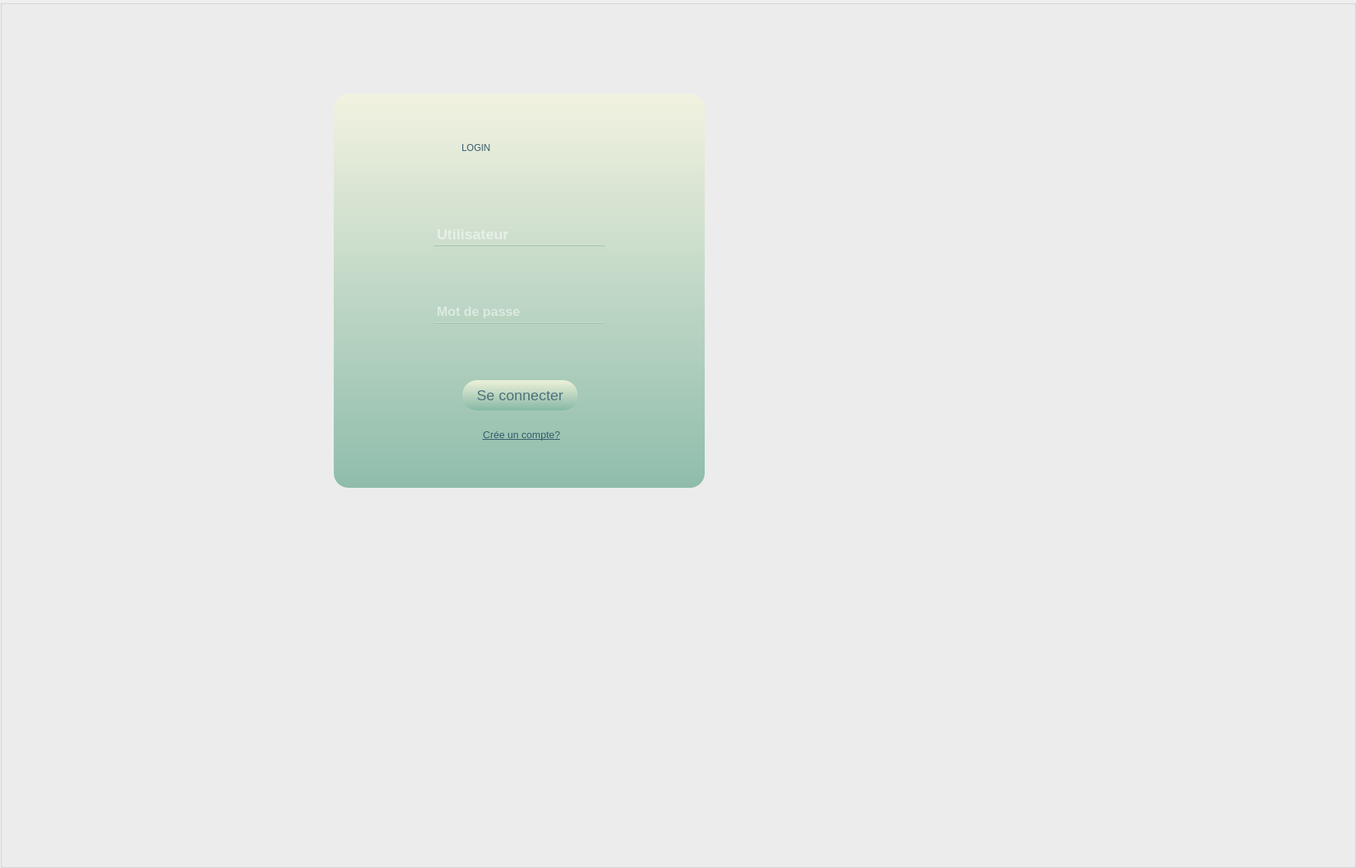
   <widget class="QGroupBox" name="groupBox">
    <property name="geometry">
     <rect>
      <x>0</x>
      <y>0</y>
      <width>1751</width>
      <height>1121</height>
     </rect>
    </property>
    <property name="styleSheet">
     <string notr="true"/>
    </property>
    <property name="title">
     <string/>
    </property>
    <widget class="QLabel" name="label_9">
     <property name="geometry">
      <rect>
       <x>0</x>
       <y>0</y>
       <width>1401</width>
       <height>701</height>
      </rect>
     </property>
     <property name="styleSheet">
      <string notr="true"/>
     </property>
     <property name="text">
      <string/>
     </property>
     <property name="pixmap">
      <pixmap resource="pic.qrc">:/new/prefix/pdyousef.png</pixmap>
     </property>
     <property name="scaledContents">
      <bool>true</bool>
     </property>
    </widget>
    <widget class="QLineEdit" name="lineEdit_2">
     <property name="geometry">
      <rect>
       <x>560</x>
       <y>387</y>
       <width>221</width>
       <height>31</height>
      </rect>
     </property>
     <property name="font">
      <font>
       <pointsize>13</pointsize>
       <weight>75</weight>
       <bold>true</bold>
      </font>
     </property>
     <property name="styleSheet">
      <string notr="true">background-color:rgba(255,255,255,0);
border:2px solid rgba(0,0,0,0);
border-bottom-color:qlineargradient(spread:pad, x1:0, y1:0, x2:0, y2:1, stop:0  rgba(245, 245, 220, 70%), stop:1 rgba(132,183,164,100%) );
padding-bottom:1px;
color:white


</string>
     </property>
     <property name="inputMask">
      <string/>
     </property>
     <property name="text">
      <string/>
     </property>
     <property name="placeholderText">
      <string>Mot de passe</string>
     </property>
     <property name="clearButtonEnabled">
      <bool>false</bool>
     </property>
    </widget>
    <widget class="QLineEdit" name="lineEdit">
     <property name="geometry">
      <rect>
       <x>560</x>
       <y>287</y>
       <width>221</width>
       <height>31</height>
      </rect>
     </property>
     <property name="font">
      <font>
       <pointsize>14</pointsize>
       <weight>75</weight>
       <italic>false</italic>
       <bold>true</bold>
      </font>
     </property>
     <property name="styleSheet">
      <string notr="true">background-color:rgba(255,255,255,0);
border:2px solid rgba(0,0,0,0);
border-bottom-color:qlineargradient(spread:pad, x1:0, y1:0, x2:0, y2:1, stop:0  rgba(245, 245, 220, 70%), stop:1 rgba(132,183,164,100%) );
padding-bottom:1px; 
color:white;


</string>
     </property>
     <property name="text">
      <string/>
     </property>
     <property name="placeholderText">
      <string>Utilisateur</string>
     </property>
    </widget>
    <widget class="QPushButton" name="pushButton_3">
     <property name="geometry">
      <rect>
       <x>596</x>
       <y>490</y>
       <width>151</width>
       <height>41</height>
      </rect>
     </property>
     <property name="font">
      <font>
       <pointsize>14</pointsize>
      </font>
     </property>
     <property name="styleSheet">
      <string notr="true">
QPushButton {
backdrop-filter:blur(10px);
color:rgba(52,90,105,80%);
background-color: qlineargradient(spread:pad, x1:0, y1:0, x2:0, y2:1, stop:0  rgba(245, 245, 220, 90%), stop:1 rgba(132,183,164,90%) );
border-style: inset;
border: 2px inset ;
border-radius: 20px;
border-color:transparent;
padding: 1px;
border-style: inset;
border: 2px inset ;
border-radius: 20px;
border-color: rgba(245, 245, 220, 0%);


}

QPushButton:hover {
color:rgba(52,90,105,100%);
background-color: qlineargradient(spread:pad, x1:0, y1:0, x2:0, y2:1, stop:0  rgba(245, 245, 220, 70%));
border-style: solid;
border: 2px solid ;
border-radius: 20px;
border-color:transparent;
padding: 1px;
border-style: solid;
border: 2px solid ;
border-radius: 20px;
border-color: rgba(245, 245, 220, 0%);
}</string>
     </property>
     <property name="text">
      <string>Se connecter</string>
     </property>
    </widget>
    <widget class="QLabel" name="label">
     <property name="geometry">
      <rect>
       <x>430</x>
       <y>120</y>
       <width>481</width>
       <height>511</height>
      </rect>
     </property>
     <property name="styleSheet">
      <string notr="true">
background-color: qlineargradient(spread:pad, x1:0, y1:0, x2:0, y2:1, stop:0  rgba(245, 245, 220, 70%), stop:1 rgba(132,183,164,90%) );

border-style: solid;
border: 2px solid ;
border-radius: 20px;
border-color:transparent;
padding: 1px;
border-style: solid;
border: 2px solid ;
border-radius: 20px;
border-color: rgba(245, 245, 220, 0%);


</string>
     </property>
     <property name="text">
      <string/>
     </property>
    </widget>
    <widget class="QLabel" name="label_4">
     <property name="geometry">
      <rect>
       <x>330</x>
       <y>440</y>
       <width>231</width>
       <height>121</height>
      </rect>
     </property>
     <property name="text">
      <string/>
     </property>
     <property name="scaledContents">
      <bool>true</bool>
     </property>
    </widget>
    <widget class="QPushButton" name="pushButton">
     <property name="geometry">
      <rect>
       <x>800</x>
       <y>387</y>
       <width>20</width>
       <height>31</height>
      </rect>
     </property>
     <property name="styleSheet">
      <string notr="true">background-color:transparent ;
border:2px solid;
border-color:transparent;
</string>
     </property>
     <property name="text">
      <string/>
     </property>
     <property name="icon">
      <iconset resource="pic.qrc">
       <normaloff>:/new/prefix/password-visible-1-512.png</normaloff>:/new/prefix/password-visible-1-512.png</iconset>
     </property>
    </widget>
    <widget class="QLabel" name="label_open">
     <property name="geometry">
      <rect>
       <x>188</x>
       <y>260</y>
       <width>335</width>
       <height>425</height>
      </rect>
     </property>
     <property name="text">
      <string/>
     </property>
     <property name="pixmap">
      <pixmap resource="pic.qrc">:/new/prefix/I2.png</pixmap>
     </property>
     <property name="scaledContents">
      <bool>true</bool>
     </property>
    </widget>
    <widget class="QLabel" name="label_6">
     <property name="geometry">
      <rect>
       <x>188</x>
       <y>260</y>
       <width>335</width>
       <height>425</height>
      </rect>
     </property>
     <property name="styleSheet">
      <string notr="true"/>
     </property>
     <property name="text">
      <string/>
     </property>
    </widget>
    <widget class="QLabel" name="label_2">
     <property name="geometry">
      <rect>
       <x>596</x>
       <y>150</y>
       <width>161</width>
       <height>81</height>
      </rect>
     </property>
     <property name="styleSheet">
      <string notr="true">

font: 81 30pt &quot;Rockwell Extra Bold&quot;;
color:rgba(52,90,105,100%);</string>
     </property>
     <property name="text">
      <string>LOGIN</string>
     </property>
    </widget>
    <widget class="QPushButton" name="pushButton_5">
     <property name="geometry">
      <rect>
       <x>598</x>
       <y>550</y>
       <width>151</width>
       <height>23</height>
      </rect>
     </property>
     <property name="font">
      <font>
       <family>MS Shell Dlg 2</family>
       <pointsize>10</pointsize>
       <weight>9</weight>
       <italic>false</italic>
       <bold>false</bold>
       <underline>true</underline>
       <strikeout>false</strikeout>
      </font>
     </property>
     <property name="styleSheet">
      <string notr="true">
QPushButton {
font: 75 10pt &quot;MS Shell Dlg 2&quot;;
color: rgb(52,90,105);
background-color:rgba(52,90,105,0%);
padding: 1px;
border-style: solid;
border: 2px solid gray;
border-radius: 8px;
border-color: rgba(52,90,105,0%);

}
QPushButton:hover {
font: 75 10pt &quot;MS Shell Dlg 2&quot;;
color: blue;
background-color:rgba(52,90,105,0%);
padding: 1px;
border-style: solid;
border: 2px solid gray;
border-radius: 8px;
border-color: rgba(52,90,105,0%);

}
</string>
     </property>
     <property name="text">
      <string>Crée un compte?</string>
     </property>
    </widget>
    <widget class="QPushButton" name="test">
     <property name="geometry">
      <rect>
       <x>594</x>
       <y>590</y>
       <width>161</width>
       <height>23</height>
      </rect>
     </property>
     <property name="font">
      <font>
       <family>MS Shell Dlg 2</family>
       <pointsize>10</pointsize>
       <weight>9</weight>
       <italic>false</italic>
       <bold>false</bold>
       <underline>true</underline>
       <strikeout>false</strikeout>
      </font>
     </property>
     <property name="styleSheet">
      <string notr="true">
QPushButton {
font: 75 10pt &quot;MS Shell Dlg 2&quot;;
color: rgb(52,90,105);
background-color:rgba(52,90,105,0%);
padding: 1px;
border-style: solid;
border: 2px solid gray;
border-radius: 8px;
border-color: rgba(52,90,105,0%);

}
QPushButton:hover {
font: 75 10pt &quot;MS Shell Dlg 2&quot;;
color: blue;
background-color:rgba(52,90,105,0%);
padding: 1px;
border-style: solid;
border: 2px solid gray;
border-radius: 8px;
border-color: rgba(52,90,105,0%);

}
</string>
     </property>
     <property name="text">
      <string/>
     </property>
    </widget>
    <zorder>label_9</zorder>
    <zorder>label</zorder>
    <zorder>pushButton_3</zorder>
    <zorder>lineEdit</zorder>
    <zorder>lineEdit_2</zorder>
    <zorder>label_4</zorder>
    <zorder>pushButton</zorder>
    <zorder>label_open</zorder>
    <zorder>label_6</zorder>
    <zorder>label_2</zorder>
    <zorder>pushButton_5</zorder>
    <zorder>test</zorder>
   </widget>
